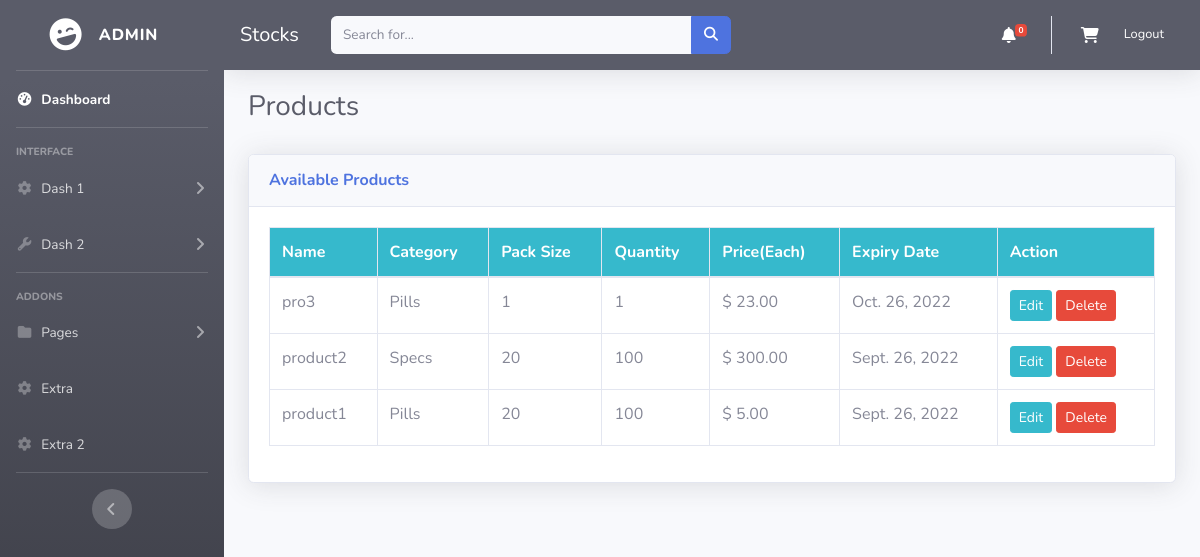
The page /products/ (signed in) on the database as committed earlier.
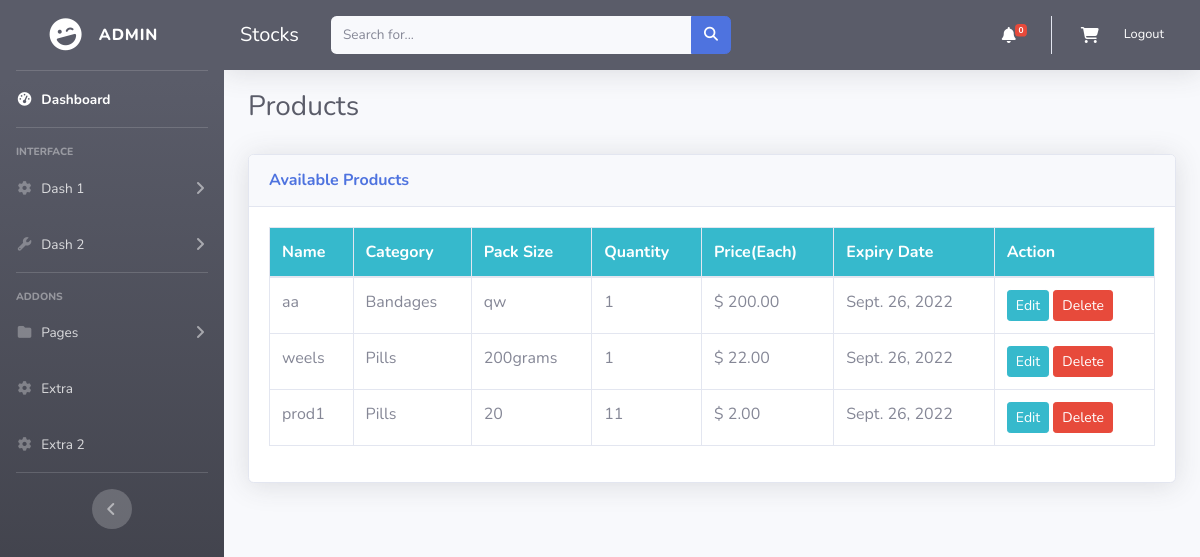
The same page on the database as committed later.
### dashboard/models.py (models this page shows, shortened)
class Product(models.Model):
    vendor = models.ForeignKey(Vendor, related_name="products", on_delete=models.CASCADE,null=True,blank=True)
    title = models.CharField(max_length=50,null=True, blank=True)
    slug = models.SlugField(max_length=55)
    description = models.TextField(blank=True, null=True)
    price = models.DecimalField(max_digits=6, decimal_places=2)
    added_date = models.DateTimeField(auto_now_add=True)
    category = models.CharField(choices=CATEGORY_CHOICES, max_length=255,null=True, blank=True)
    pack_size = models.CharField(max_length=255,null=True,blank=True)
    quantity = models.PositiveIntegerField(default=1)
    expiry_date = models.DateField(blank=True,null=True)
    image = models.ImageField(upload_to='uploads/',blank=True)
    class Meta:
        ordering = ['-added_date']

### dashboard/views.py (the view)
# urls.py: path('products/', views.products , name= 'products'),##check
@login_required(login_url='login')
def products(request,):
    context = {
        'stocks': Product.objects.filter(vendor=request.user.vendor),
    }
    return render(request, 'skeleton/products.html', context)

### dashboard/cart.py (called while the page is built)
    def __len__(self):
        return sum(item['quantity'] for item in self.cart.values())

### dashboard/context_processors.py (called while the page is built)
def notifications(request):
    allnotifications = BroadcastNotification.objects.all()
    return {'notifications': allnotifications}

def cart(request):
    return {'cart': Cart(request)}

### templates/skeleton/products.html (shortened to what this page needs)
{% extends 'body/base.html' %}
{% load crispy_forms_tags %}
{% block content %}
<div class="container-fluid">
    <div class="d-sm-flex align-items-center justify-content-between mb-4">
        <h1 class="h3 mb-0 text-gray-800" style='margin-top:20px;'>Products</h1>
    </div>
        <div class="card shadow mb-4" style='margin-top:30px;'>
            <div class="card-header py-3">
                <h6 class="m-0 font-weight-bold text-primary">Available Products</h6>
            </div>
            <div class="card-body">
                <div class="table-responsive">
                    <table class="table table-bordered" id="dataTable" width="100%" cellspacing="0">
                        <thead class='bg-info'>
                            <tr class="text-white">
                                <th scope="col">Name</th>
                                <th scope="col">Category</th>
                                <th scope="col">Pack Size</th>
                                <th scope='col'>Quantity</th>
                                <th scope="col">Price(Each)</th>
                                <th scope="col">Expiry Date</th>
                                <th scope="col">Action</th>
                            </tr>
                        </thead>
                        <tbody>
                            {% for stocks  in stocks  %}
                            <tr>
                                <td>{{ stocks.title }}</td>
                                <td>{{ stocks.category }}</td>
                                <td>{{ stocks.pack_size }}</td>
                                <td>{{ stocks.quantity }}</td>
                                <td>$ {{ stocks.price }}</td>
                                <td>{{ stocks.expiry_date }}</td>
                                <td>
                                    <a class="btn btn-info btn-sm" href="{% url 'update' stocks.id %}">Edit</a>
                                    <a class="btn btn-danger btn-sm" href="{% url 'delete' stocks.id %}">Delete</a>
                                </td>
                            </tr>
                            {% endfor %}
                        </tbody>
                    </table>
                </div>
            </div>
        </div>
</div>
{% endblock %}

Rows that differ between the two databases and show on the page:
removed Product: title "pro3", category "Pills", pack_size "1", quantity "1", price "23.00", expiry_date "Oct. 26, 2022"
removed Product: title "product2", category "Specs", pack_size "20", quantity "100", price "300.00", expiry_date "Sept. 26, 2022"
removed Product: title "product1", category "Pills", pack_size "20", quantity "100", price "5.00", expiry_date "Sept. 26, 2022"
added Product: title "aa", category "Bandages", pack_size "qw", quantity "1", price "200.00", expiry_date "Sept. 26, 2022"
added Product: title "weels", category "Pills", pack_size "200grams", quantity "1", price "22.00", expiry_date "Sept. 26, 2022"
added Product: title "prod1", category "Pills", pack_size "20", quantity "11", price "2.00", expiry_date "Sept. 26, 2022"
